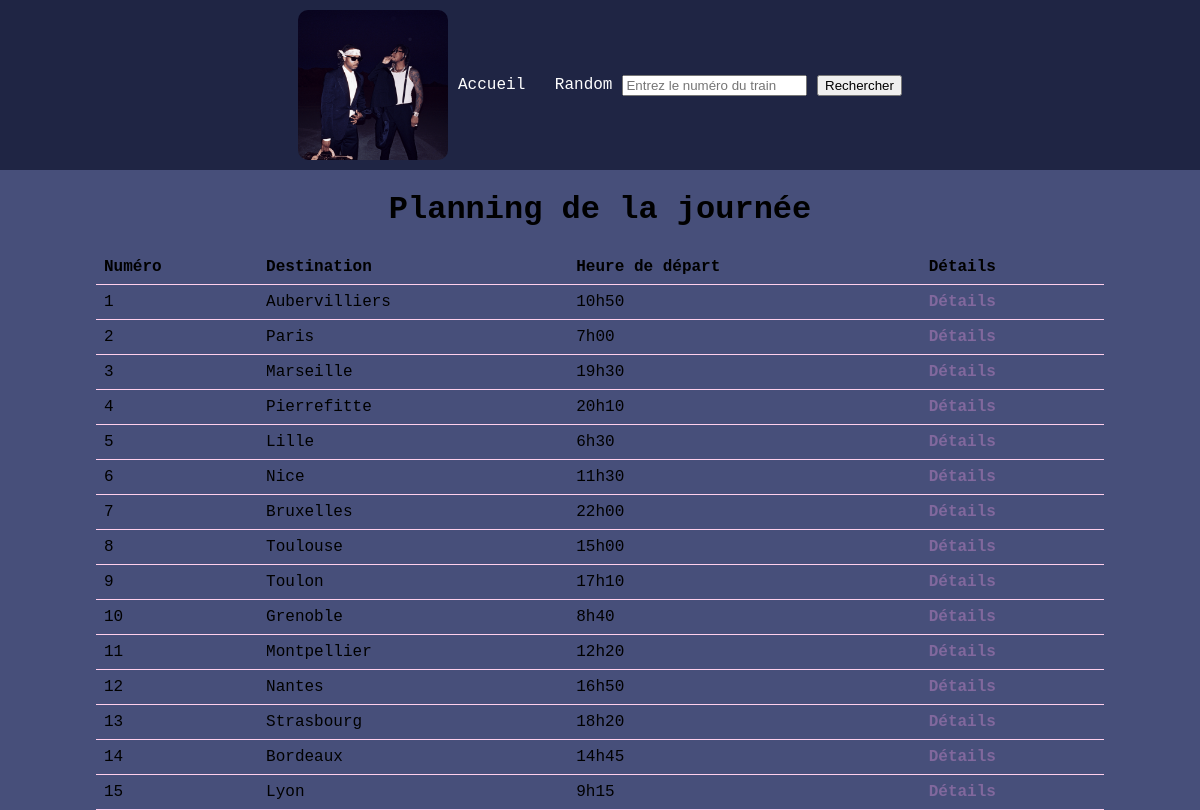
Screenshot of /metroboomin/index/ with the database file from the repository.
### metroboomin/models.py (models this page shows)
class train (models.Model) :
    id = models.AutoField(primary_key = True)
    datetime = models.CharField(max_length = 20)
    destination = models.CharField(max_length = 200)
    plan = models.CharField(max_length = 2000)

### metroboomin/views.py (the view)
# urls.py: path('index/', views.index, name="index"),
def index(request):
    if 'recherche' in request.GET:
        train_numero = request.GET['recherche']
        return redirect('profiltrain', train_id=train_numero)
    context = {
        "trains": train.objects.all(),
        "random": random.randint(1, 15),
    }
    return render(request, "metroboomin/index.html", context)

### metroboomin/templates/metroboomin/index.html (shortened to what this page needs)
{% load static %}
<!DOCTYPE html>
<html lang="en">
<head>
    <link rel="stylesheet" href="{% static 'metroboomin/style.css' %}" />
</head>
<body>
    <header>
        <img src="{% static 'metroboomin/logo.png' %}" alt="Logo" width="150px">
        <nav>
            <a href="/metroboomin/index/">Accueil</a>
            <a href="/metroboomin/profiltrain/{{ random }}">Random</a>
        </nav>
        <div>
            <form action="{% url 'index' %}" method="GET">
                <input type="text" name="recherche" placeholder="Entrez le numéro du train">
                <button type="submit">Rechercher</button>
            </form>
        </div>
    </header>
    <main>
        <h1>Planning de la journée</h1>
        <table>
            <thead>
                <tr>
                    <th>Numéro</th>
                    <th>Destination</th>
                    <th>Heure de départ</th>
                    <th>Détails</th>
                </tr>
            </thead>
            <tbody>
                {% for train in trains %}
                <tr>
                    <td>{{ train.id }}</td>
                    <td>{{ train.destination }}</td>
                    <td>{{ train.datetime }}</td>
                    <td><a href="/metroboomin/profiltrain/{{ train.id }}">Détails</a></td>
                </tr>
                {% endfor %}
            </tbody>
        </table>
    </main>
</body>
</html>

### metroboomin/static/metroboomin/style.css (style rules this page uses)
html { font-family: "Reddit Mono", monospace; font-optical-sizing: auto; font-weight: 400; font-style: normal; }
body { margin: 0; background: #474F7A; }
body header { background: #1F2544; }
body header nav a { text-decoration: none; color: white; padding: 10px; }
header { display: flex; justify-content: center; align-items: center; padding-bottom: 10px; padding-top: 10px; }
header img { border-radius: 10px; }
main { margin-left: 8%; margin-right: 8%; }
body main h1 { text-align: center; }
table { width: 100%; border-collapse: collapse; }
th { text-align: left; }
td { padding: 8px; white-space: nowrap; }
th, td { padding: 8px; text-align: left; border-bottom: 1px solid #FFD0EC; }
td a { text-decoration: none; color: #81689D; font-weight: bold; }

### rows the page displays
train: id "1", destination "Aubervilliers", datetime "10h50"
train: id "2", destination "Paris", datetime "7h00"
train: id "3", destination "Marseille", datetime "19h30"
train: id "4", destination "Pierrefitte", datetime "20h10"
train: id "5", destination "Lille", datetime "6h30"
train: id "6", destination "Nice", datetime "11h30"
train: id "7", destination "Bruxelles", datetime "22h00"
train: id "8", destination "Toulouse", datetime "15h00"
train: id "9", destination "Toulon", datetime "17h10"
train: id "10", destination "Grenoble", datetime "8h40"
train: id "11", destination "Montpellier", datetime "12h20"
train: id "12", destination "Nantes", datetime "16h50"
train: id "13", destination "Strasbourg", datetime "18h20"
train: id "14", destination "Bordeaux", datetime "14h45"
train: id "15", destination "Lyon", datetime "9h15"
